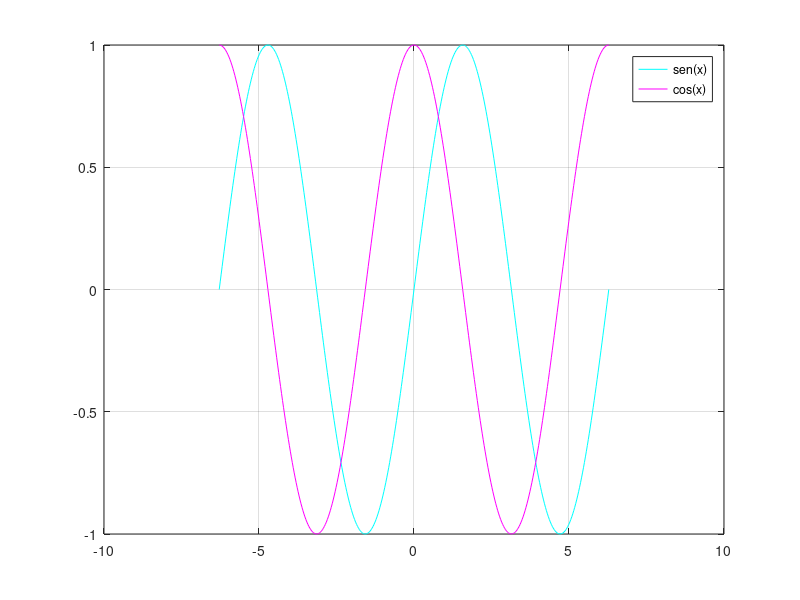

MATLAB code to generate this figure:
% Script para plotear dos funciones en una misma figura
% Luciano Ponzellini Marinelli (2017)

clear, clc, close

x = -2*pi:pi/100:2*pi;
y = sin(x);
z = cos(x);
plot(x,y,'c',x,z,'m'), grid on
legend('sen(x)','cos(x)')
